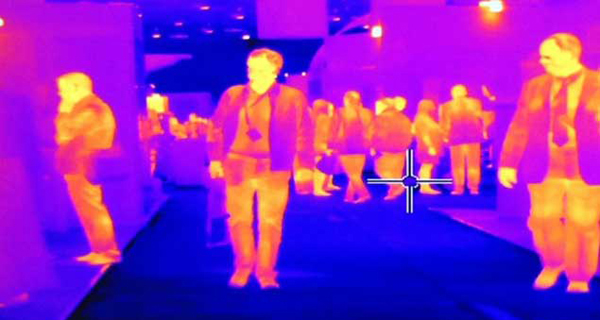
#> input picture frame-test9.jpg, 600 x 320 px
$ python Scalas.py
#> lines starting #> are read from the running program, lines starting #| are printed output that depends on the picture; after the words box and inside, x2 and y2 are one past the last pixel; in counts of white or black regions, pixels touching at a corner belong together; long printed decimals are rounded
from cv2 import cv2
import numpy as np
import time

from PIL import Image

#Cargamos la imagen:
img = cv2.imread('frame-test9.jpg')
#> img is the input picture: shape (320, 600, 3); mean B, G, R 187.8, 37.2, 140.5

#Convertimos la imagen a hsv:
hsv = cv2.cvtColor(img, cv2.COLOR_BGR2HSV)
#> hsv: shape (320, 600, 3); mean H, S, V 117.9, 228.6, 227.2
#Nota 1: la constante COLOR_BGR2HSV indica que queremos pasar de BGR a HSV.
#Nota 2: la función cvtColor() también sirve para transformar a otros espacios de color.

#Establecemos el rango mínimo y máximo de H-S-V:

# Rojo higt
Scala1 = "High Red"
Scala1_bajos = np.array([170, 100, 20])
Scala1_altos = np.array([179, 255, 255])

# Rojo Log
Scala2 = "Low Red"
Scala2_bajos = np.array([0, 100, 20])
Scala2_altos = np.array([8, 255, 255])

# orange
Scala3 = "orange"
Scala3_bajos = np.array([9, 100, 20])
Scala3_altos = np.array([19, 255, 255])

# yellow
Scala4 = "yellow"
Scala4_bajos = np.array([20, 100, 20])
Scala4_altos = np.array([40, 255, 255])

# Green
Scala5 = "Green"
Scala5_bajos = np.array([41, 100, 20])
Scala5_altos = np.array([69, 255, 255])

# light blue
Scala6 = "light blue"
Scala6_bajos = np.array([70, 100, 20])
Scala6_altos = np.array([105, 255, 255])

# blue
Scala7 = "blue"
Scala7_bajos = np.array([106, 100, 20])
Scala7_altos = np.array([129, 255, 255])

# fuchsia
Scala8 = "fuchsia"
Scala8_bajos = np.array([130,50,50])
Scala8_altos = np.array([168, 255, 255])

PorcentajePixel = []
AnalisListColor = []

def AnalisFrame (color, rango_bajos, rango_altos):

#> called with color = 'High Red', rango_bajos = array of shape (3,), rango_altos = array of shape (3,)
    Pcolor = 0
    PorcentajeBlack = 0

    #Detectamos los píxeles que estén dentro del rango que hemos establecido:
    mask = cv2.inRange(hsv, rango_bajos, rango_altos)
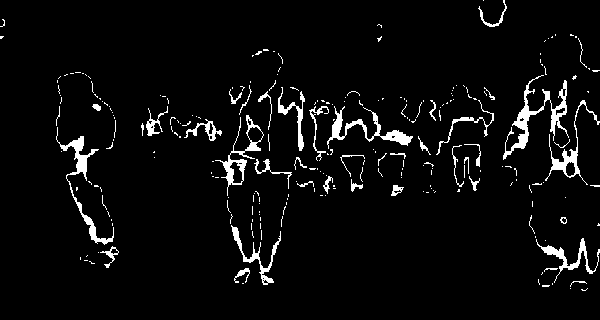
#> mask: shape (320, 600); 4.6% white; 247 white regions (204 under 20 px), largest, box (x1, y1, x2, y2) and area: (503, 75, 569, 160) 1083, (56, 127, 114, 245) 831, (327, 106, 413, 149) 779
    #print(len(mask))

    #Mostramos la imagen original y la máscara:
    #cv2.imshow("Original", img)

    #Mostramos la imagen original y la máscara:
    #cv2.imshow(color, mask)

    cv2.imwrite('messigray.png',mask)

    foto = Image.open('messigray.png')
    datos = list(foto.getdata())
#> datos = 192000 items
    for dato in datos:
        if (int(dato)> 0):
            #print(dato)
            Pcolor += 1
        else:
            PorcentajeBlack += 1
#> after the loop, Pcolor = 8752; PorcentajeBlack = 183248
    foto.close()

    Porcentajecolor = Pcolor*100/(Pcolor + PorcentajeBlack)
#> Porcentajecolor = 4.56
    AnalisisColor = [color, Porcentajecolor]
#> AnalisisColor = ['High Red', 4.56]

    AnalisListColor.append(AnalisisColor)
    PorcentajePixel.append(Porcentajecolor)

    # Resultados Por scala
    """
    print ("Scala: ", color)
    print ("back", PorcentajeBlack)
    print ("Color", Pcolor)
    print ("%", "{0:.2f}".format(Porcentajecolor))
    print ("Total-pixel", Pcolor + PorcentajeBlack)
    """

    # Mostrar Frame procesados con scala Black-white
    #cv2.waitKey(0)
    #cv2.destroyAllWindows()


    #input()


AnalisFrame (Scala1, Scala1_bajos, Scala1_altos)
AnalisFrame (Scala2, Scala2_bajos, Scala2_altos)
#> call 2 of AnalisFrame, with color = 'Low Red', rango_bajos = array of shape (3,), rango_altos = array of shape (3,)
#> in AnalisFrame (call 2), `mask = cv2.inRange(hsv, rango_bajos, rango_altos)`:
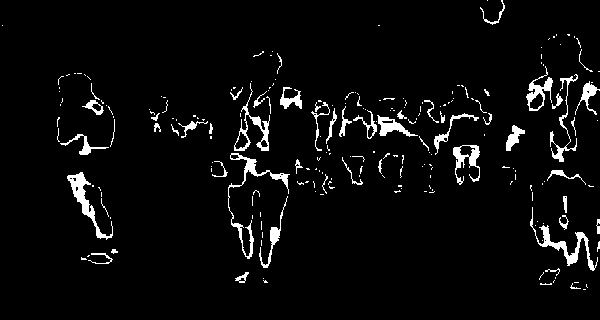
#> mask: shape (320, 600); 4.4% white; 227 white regions (170 under 20 px), largest, box (x1, y1, x2, y2) and area: (228, 153, 290, 259) 693, (530, 207, 598, 271) 678, (67, 172, 113, 240) 649
#> after the loop in AnalisFrame (call 2), `for dato in datos:`: Pcolor = 8455; PorcentajeBlack = 183545
#> in AnalisFrame (call 2), `Porcentajecolor = Pcolor*100/(Pcolor + PorcentajeBlack)`: Porcentajecolor = 4.4
#> in AnalisFrame (call 2), `AnalisisColor = [color, Porcentajecolor]`: AnalisisColor = ['Low Red', 4.4]
AnalisFrame (Scala3, Scala3_bajos, Scala3_altos)
#> call 3 of AnalisFrame, with color = 'orange', rango_bajos = array of shape (3,), rango_altos = array of shape (3,)
#> in AnalisFrame (call 3), `mask = cv2.inRange(hsv, rango_bajos, rango_altos)`:
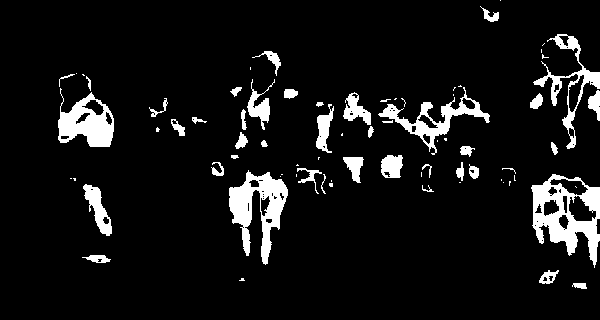
#> mask: shape (320, 600); 8.1% white; 76 white regions (34 under 20 px), largest, box (x1, y1, x2, y2) and area: (531, 174, 600, 268) 2941, (229, 170, 288, 265) 2476, (58, 88, 114, 147) 1806
#> after the loop in AnalisFrame (call 3), `for dato in datos:`: Pcolor = 15551; PorcentajeBlack = 176449
#> in AnalisFrame (call 3), `Porcentajecolor = Pcolor*100/(Pcolor + PorcentajeBlack)`: Porcentajecolor = 8.1
#> in AnalisFrame (call 3), `AnalisisColor = [color, Porcentajecolor]`: AnalisisColor = ['orange', 8.1]
AnalisFrame (Scala4, Scala4_bajos, Scala4_altos)
#> call 4 of AnalisFrame, with color = 'yellow', rango_bajos = array of shape (3,), rango_altos = array of shape (3,)
#> in AnalisFrame (call 4), `mask = cv2.inRange(hsv, rango_bajos, rango_altos)`:
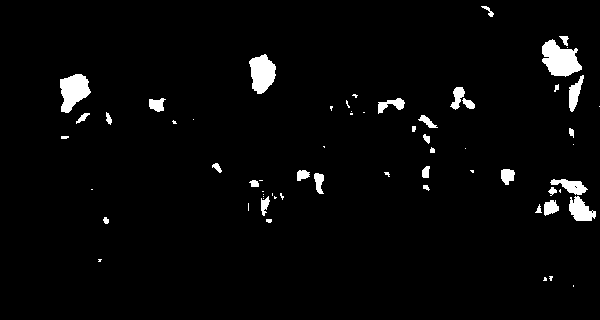
#> mask: shape (320, 600); 3.1% white; 64 white regions (30 under 20 px), largest, box (x1, y1, x2, y2) and area: (542, 39, 582, 77) 969, (60, 74, 91, 113) 789, (249, 54, 276, 94) 753
#> after the loop in AnalisFrame (call 4), `for dato in datos:`: Pcolor = 5878; PorcentajeBlack = 186122
#> in AnalisFrame (call 4), `Porcentajecolor = Pcolor*100/(Pcolor + PorcentajeBlack)`: Porcentajecolor = 3.06
#> in AnalisFrame (call 4), `AnalisisColor = [color, Porcentajecolor]`: AnalisisColor = ['yellow', 3.06]
AnalisFrame (Scala5, Scala5_bajos, Scala5_altos)
AnalisFrame (Scala6, Scala6_bajos, Scala6_altos)
AnalisFrame (Scala7, Scala7_bajos, Scala7_altos)
#> in AnalisFrame (call 7), `mask = cv2.inRange(hsv, rango_bajos, rango_altos)`:
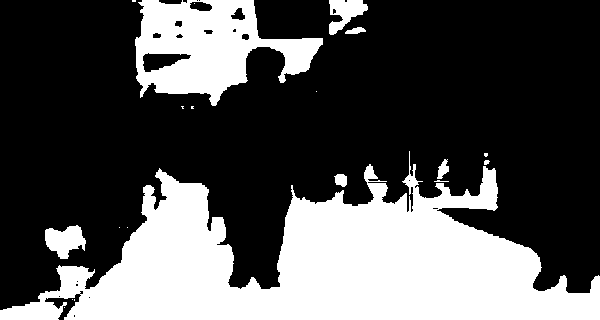
#> mask: shape (320, 600); 32.7% white; 20 white regions (12 under 20 px), largest, box (x1, y1, x2, y2) and area: (0, 151, 600, 320) 49887, (135, 0, 323, 106) 10778, (45, 225, 86, 259) 897
AnalisFrame (Scala8, Scala8_bajos, Scala8_altos)
#> in AnalisFrame (call 8), `mask = cv2.inRange(hsv, rango_bajos, rango_altos)`:
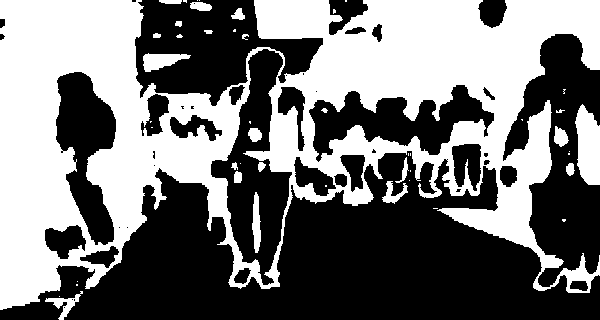
#> mask: shape (320, 600); 46.2% white; 47 white regions (26 under 20 px), largest, box (x1, y1, x2, y2) and area: (0, 0, 600, 310) 84250, (575, 104, 600, 185) 1545, (143, 53, 191, 72) 535
print("")
for Dato in AnalisListColor:
    print ("{0:.2f}".format(Dato[1]), "% ---" , Dato[0])
#> this loop made 8 passes
#> Dato on passes 1 to 8: ['High Red', 4.56], ['Low Red', 4.4], ['orange', 8.1], ['yellow', 3.06], ['Green', 0], ['light blue', 0], ['blue', 32.69], ['fuchsia', 46.16]
#> (printed output is left out)

print ("Total %:", sum(PorcentajePixel))
#| Total %: 98.967

$ run again, with frame-test3.jpg copied over frame-test9.jpg
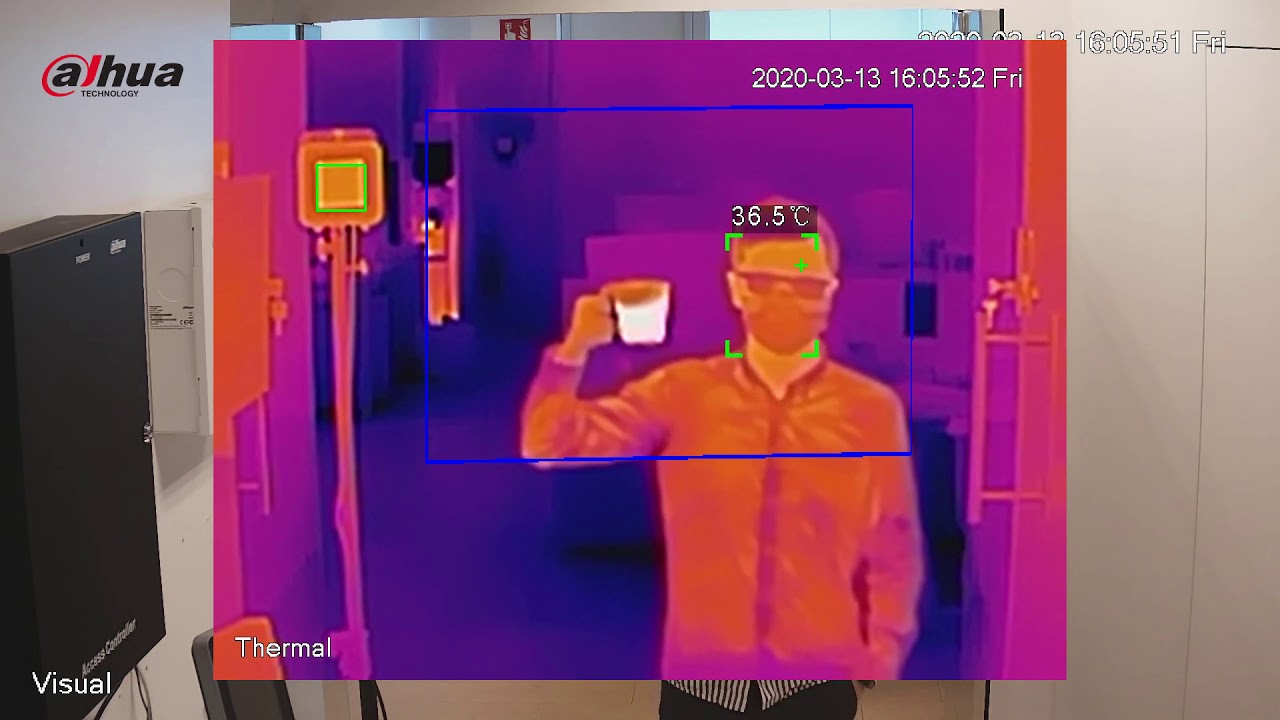
#> input picture frame-test3.jpg, 1280 x 720 px
#> img is the input picture: shape (720, 1280, 3); mean B, G, R 113.7, 73.6, 137.9
#> hsv: shape (720, 1280, 3); mean H, S, V 87.6, 142.4, 151.7
#> in AnalisFrame, `mask = cv2.inRange(hsv, rango_bajos, rango_altos)`:
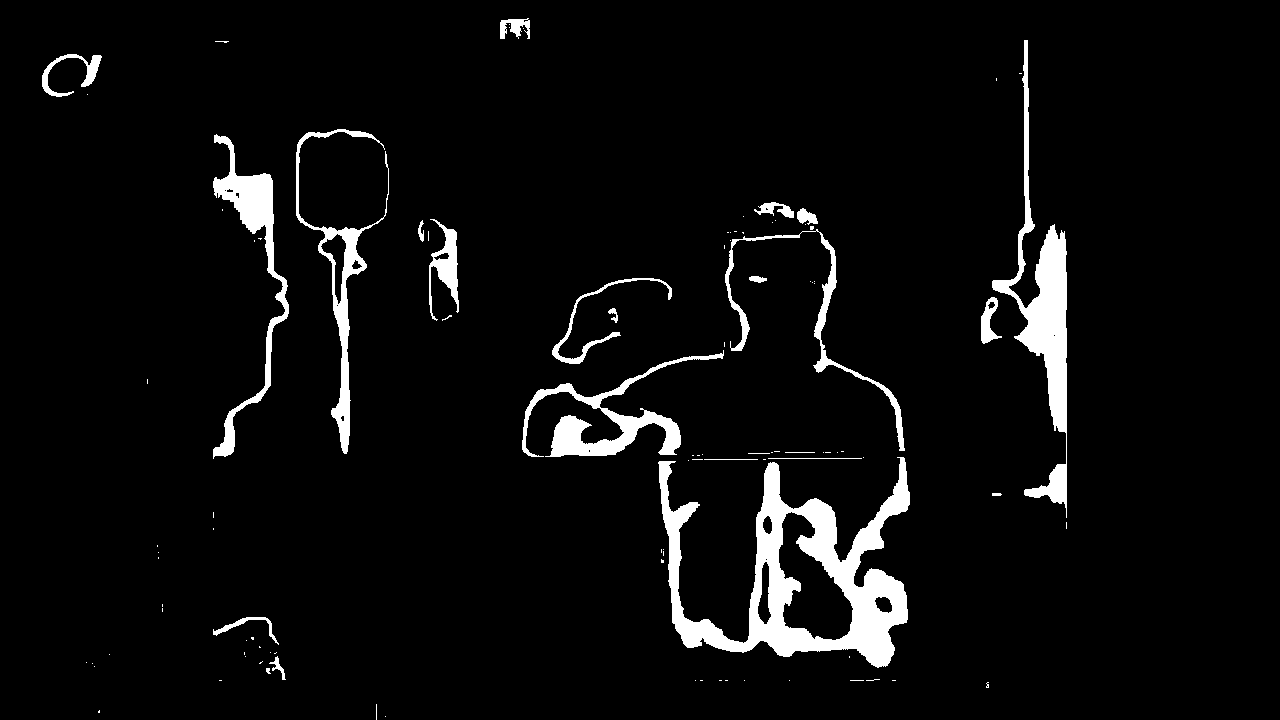
#> mask: shape (720, 1280); 5% white; 105 white regions (81 under 20 px), largest, box (x1, y1, x2, y2) and area: (658, 457, 910, 668) 17533, (992, 40, 1067, 518) 8037, (522, 350, 724, 457) 4606
#> datos = 921600 items
#> after the loop in AnalisFrame, `for dato in datos:`: Pcolor = 46089; PorcentajeBlack = 875511
#> Porcentajecolor = 5
#> AnalisisColor = ['High Red', 5]
#> mask: shape (720, 1280); 8.4% white; 219 white regions (184 under 20 px), largest, box (x1, y1, x2, y2) and area: (667, 457, 900, 643) 19594, (600, 346, 900, 455) 14462, (213, 188, 285, 449) 11087
#> mask: shape (720, 1280); 3.3% white; 172 white regions (148 under 20 px), largest, box (x1, y1, x2, y2) and area: (448, 681, 659, 720) 5561, (857, 681, 984, 720) 4412, (303, 139, 385, 224) 3143
#> mask: shape (720, 1280); 0.07% white in thin lines or dots, all inside (x1, y1, x2, y2) = (315, 161, 882, 683)
#> mask: shape (720, 1280); 0.13% white; 8 white regions (2 under 20 px), largest, box (x1, y1, x2, y2) and area: (316, 164, 367, 212) 554, (801, 232, 819, 251) 146, (802, 340, 819, 358) 143, (725, 340, 743, 358) 140, (725, 233, 742, 251) 139, (795, 259, 808, 272) 63
#> mask: shape (720, 1280); 0.01% white in thin lines or dots, all inside (x1, y1, x2, y2) = (238, 12, 963, 75)
#> mask: shape (720, 1280); 8% white; 39 white regions (32 under 20 px), largest, box (x1, y1, x2, y2) and area: (357, 65, 913, 465) 37771, (484, 464, 652, 674) 24716, (769, 152, 962, 679) 10283
#> in AnalisFrame (call 8), `mask = cv2.inRange(hsv, rango_bajos, rango_altos)`:
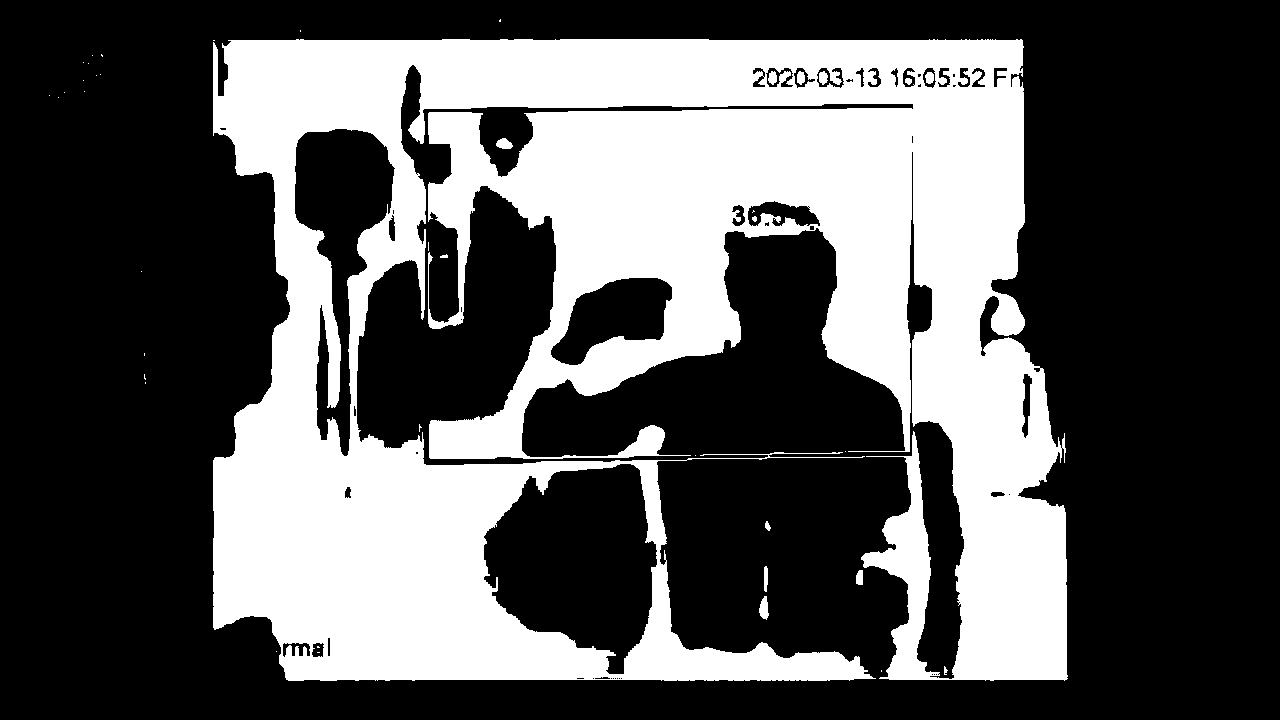
#> mask: shape (720, 1280); 34.6% white; 41 white regions (27 under 20 px), largest, box (x1, y1, x2, y2) and area: (213, 39, 1068, 681) 317636, (759, 596, 769, 620) 162, (496, 138, 513, 149) 134
#> the loop `for Dato in AnalisListColor:` made 8 passes
#> Dato on passes 1 to 8: ['High Red', 5], ['Low Red', 8.38], ['orange', 3.26], ['yellow', 0.0686], ['Green', 0.129], ['light blue', 0.00987], ['blue', 8.05], ['fuchsia', 34.58]
#> (printed output is left out)
#| Total %: 59.477
